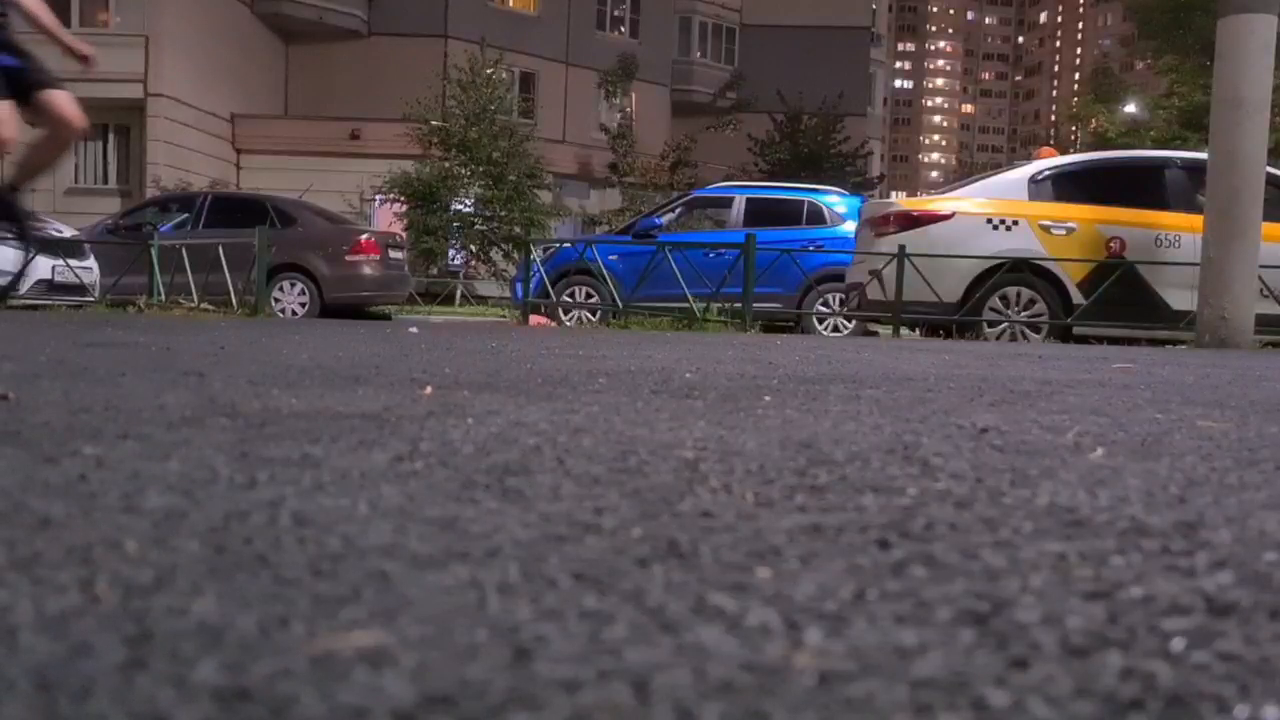
#> input picture frame 8 of lct2/unicycle.mp4, 1280 x 720 px, given in place of black_objects.mp4, which was not available
$ python video.py
#> lines starting #> are read from the running program, lines starting #| are printed output that depends on the picture; after the words box and inside, x2 and y2 are one past the last pixel; in counts of white or black regions, pixels touching at a corner belong together; pictures that were not available may be replaced by others from this repository, and a replacement may not be noted
import numpy as np
import cv2


# initialize the video capture object
cap = cv2.VideoCapture("black_objects.mp4")

# grab the width, height, and fps of the frames in the video stream.
frame_width = int(cap.get(cv2.CAP_PROP_FRAME_WIDTH))
frame_height = int(cap.get(cv2.CAP_PROP_FRAME_HEIGHT))
fps = int(cap.get(cv2.CAP_PROP_FPS))

# initialize the FourCC and a video writer object
fourcc = cv2.VideoWriter_fourcc(*'XVID')
output = cv2.VideoWriter('output.mp4', fourcc, fps, (frame_width, frame_height))

while True:
    ret, frame = cap.read()
#> frame is the input picture: shape (720, 1280, 3); mean B, G, R 81.9, 77.9, 86.3

    if not ret:
        print("There is no more frame to read, exiting...")
        break

    # convert from BGR to HSV color space
    hsv_frame = cv2.cvtColor(frame, cv2.COLOR_BGR2HSV)
#> hsv_frame: shape (720, 1280, 3); mean H, S, V 101.9, 44.2, 90.2
      # lower and upper limits for the dark color
    lower_limit = np.array([0, 0, 45])
    upper_limit = np.array([5, 5, 60])

    mask = cv2.inRange(hsv_frame, lower_limit, upper_limit)
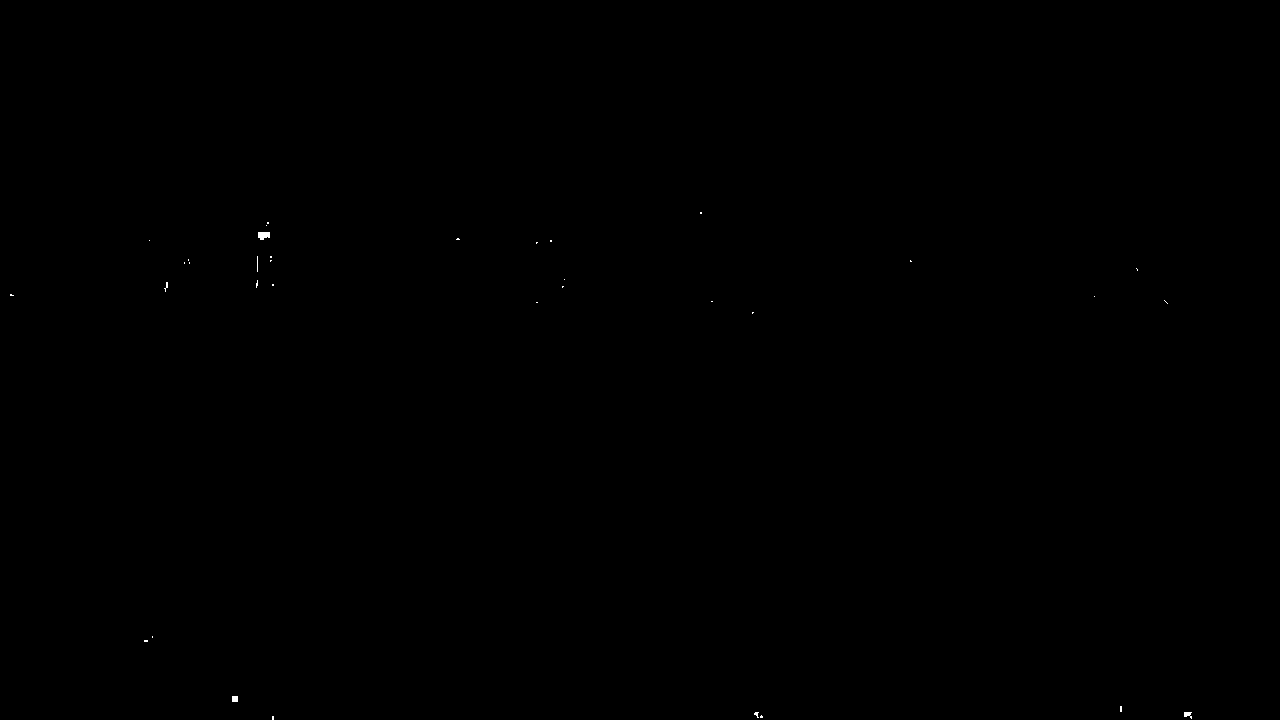
#> mask: shape (720, 1280); 0.03% white; 35 white regions (32 under 20 px), largest, box (x1, y1, x2, y2) and area: (258, 232, 270, 240) 79, (232, 696, 238, 702) 36, (1184, 712, 1192, 719) 36
    bbox = cv2.boundingRect(mask)
#> bbox = (10, 212, 1182, 508)

    # if we get a bounding box, use it to draw a rectangle on the image
    if bbox is not None:
        x, y, w, h = bbox
#> x = 10; y = 212; w = 1182; h = 508
        cv2.rectangle(frame, (x, y), (x + w, y + h), (0, 255, 0), 2)
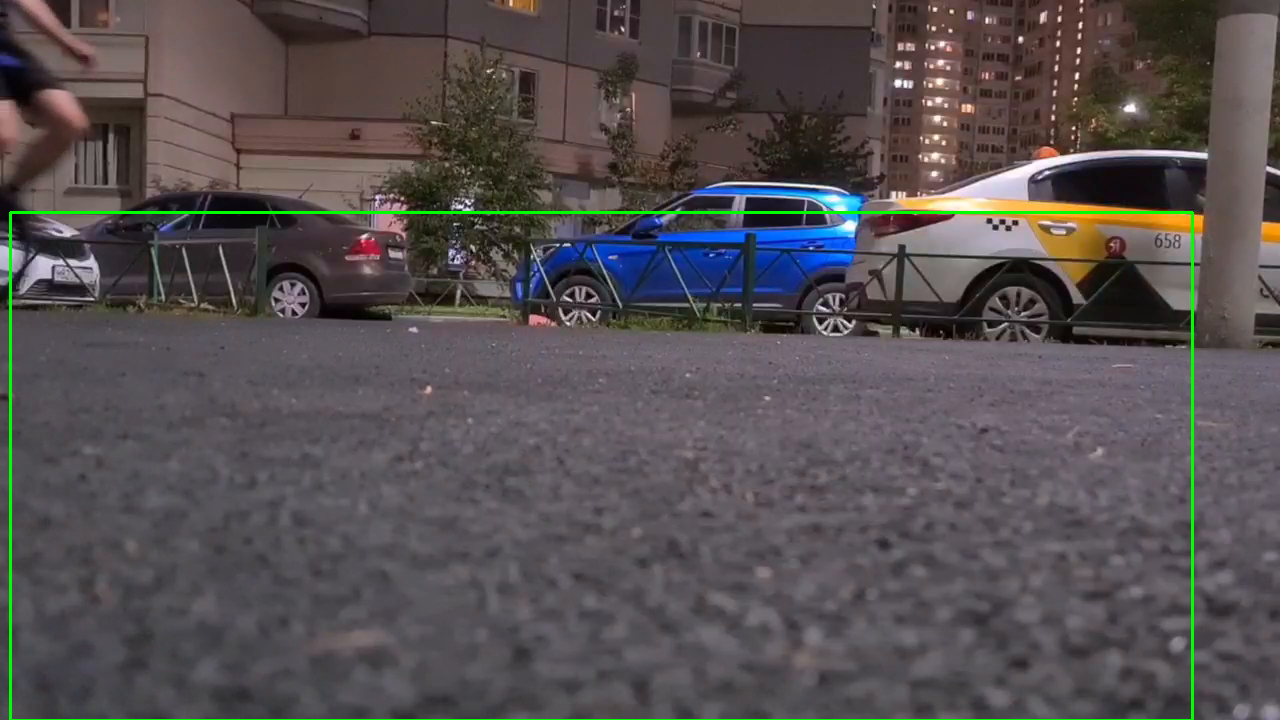
#> frame: shape (720, 1280, 3); 0.84% of pixels changed, all inside (x1, y1, x2, y2) = (9, 211, 1194, 720)
    else:
        print("Object not detected")

    cv2.imshow('frame', frame)
    # write the frame to the output file
    output.write(frame)
    if cv2.waitKey(30) == ord('q'):
#> (key q is pressed here)
        break

cap.release()
output.release()
cv2.destroyAllWindows()

$ run again, starting later in the video
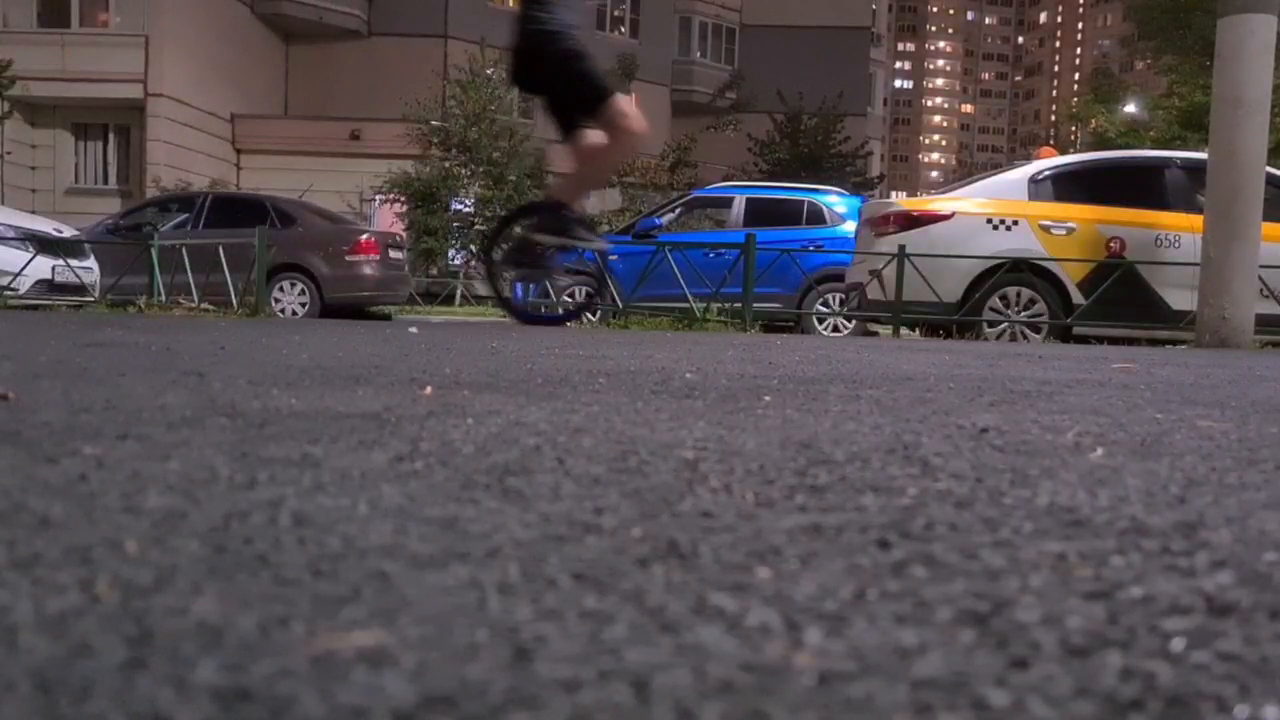
#> input picture frame 39 of lct2/unicycle.mp4, 1280 x 720 px, given in place of black_objects.mp4, which was not available
#> frame is the input picture: shape (720, 1280, 3); mean B, G, R 81.4, 77.6, 85.7
#> hsv_frame: shape (720, 1280, 3); mean H, S, V 101.6, 44, 89.4
#> mask: shape (720, 1280); 0.05% white; 65 white regions (57 under 20 px), largest, box (x1, y1, x2, y2) and area: (258, 226, 266, 240) 80, (230, 696, 238, 702) 44, (912, 307, 928, 311) 42
#> bbox = (8, 212, 1174, 508)
#> x = 8; y = 212; w = 1174; h = 508
#> `cv2.rectangle(frame, (x, y), (x + w, y + h), (0, 255, 0), 2)`:
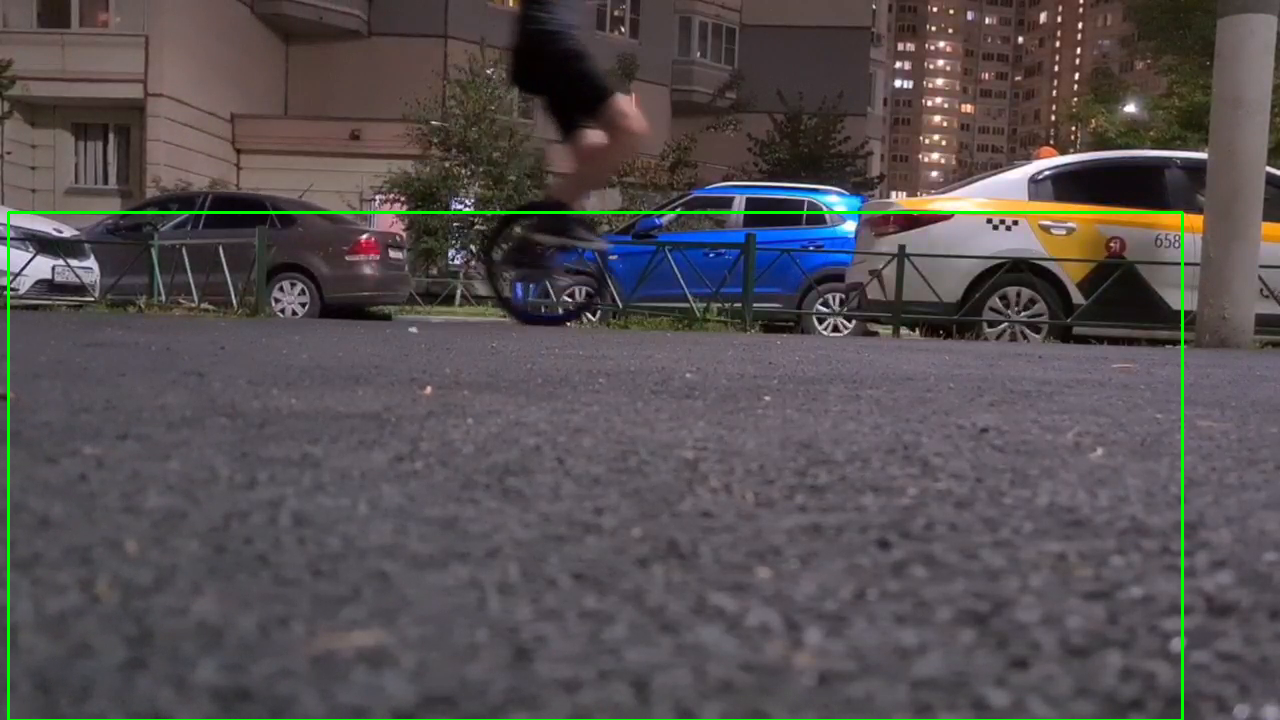
#> frame: shape (720, 1280, 3); 0.84% of pixels changed, all inside (x1, y1, x2, y2) = (7, 211, 1184, 720)

$ run again, starting later in the video
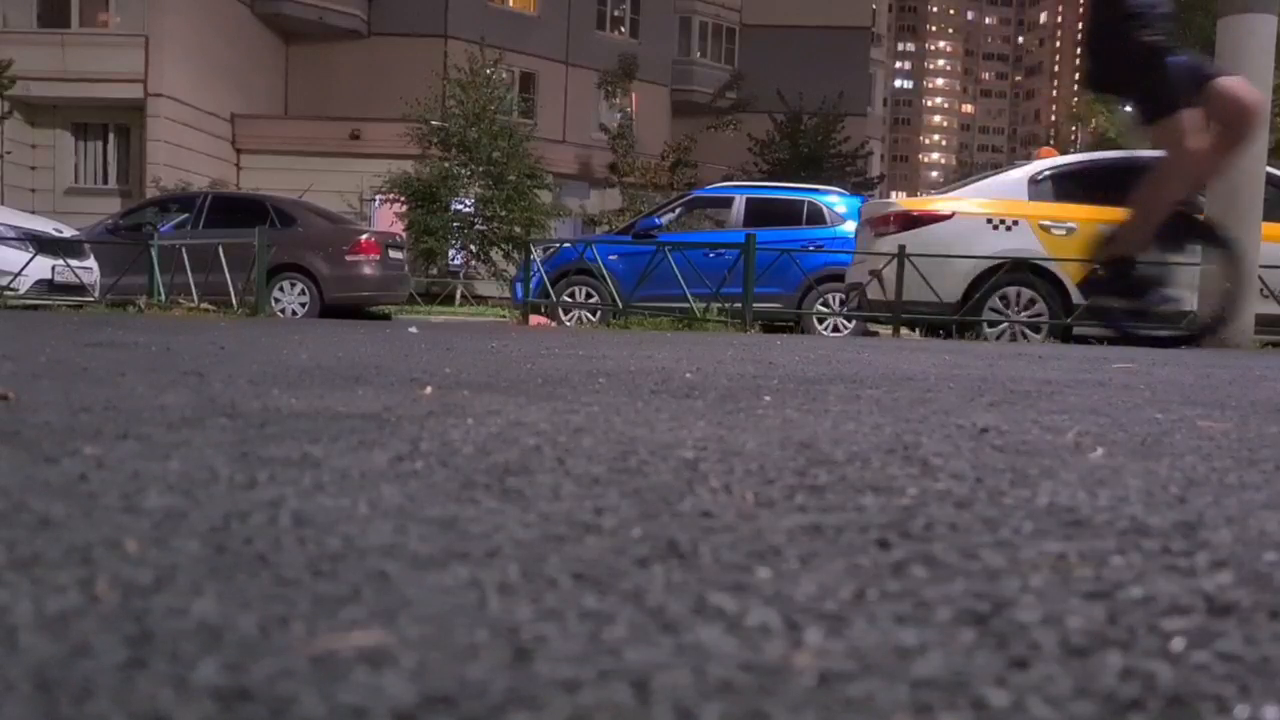
#> input picture frame 69 of lct2/unicycle.mp4, 1280 x 720 px, given in place of black_objects.mp4, which was not available
#> frame is the input picture: shape (720, 1280, 3); mean B, G, R 81.9, 76.9, 84.9
#> hsv_frame: shape (720, 1280, 3); mean H, S, V 105.6, 43.3, 89.2
#> mask: shape (720, 1280); 0.04% white in thin lines or dots, all inside (x1, y1, x2, y2) = (145, 44, 1272, 720)
#> bbox = (145, 44, 1127, 676)
#> x = 145; y = 44; w = 1127; h = 676
#> `cv2.rectangle(frame, (x, y), (x + w, y + h), (0, 255, 0), 2)`:
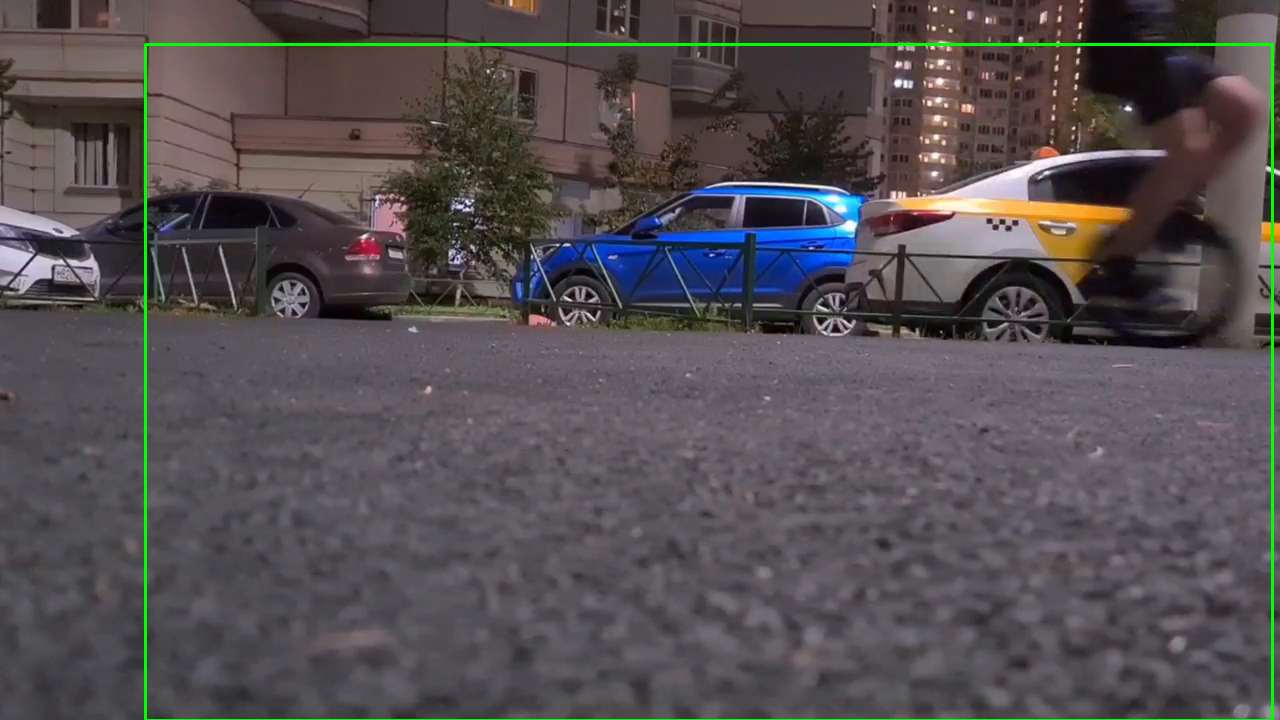
#> frame: shape (720, 1280, 3); 0.93% of pixels changed, all inside (x1, y1, x2, y2) = (144, 43, 1274, 720)
